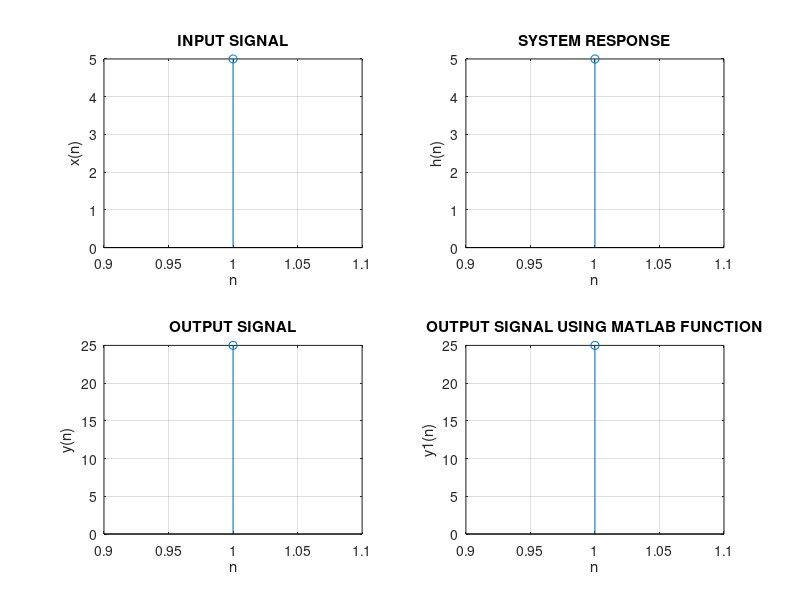

This chart was generated by the following MATLAB code:
x=input('Supply the input signal: ');
h=input('Supply the System response: ');
L=length(x);
M=length(h);
x1=[zeros(1,M-1),x,zeros(1,M-1)];
conv_matrix=[];
for i=1: L+M-1
    seq=x1(1,i:i+M-1);
    seq1=fliplr(seq);
    conv_matrix=[conv_matrix;seq1];
end
y=conv_matrix*h'
y1=conv(x,h)

subplot(221)
stem(x)
xlabel('n'); ylabel('x(n)');
grid on
title('INPUT SIGNAL');

subplot(223)
stem(y)
xlabel('n'); ylabel('y(n)');
grid on
title('OUTPUT SIGNAL');

subplot(222)
stem(h)
xlabel('n'); ylabel('h(n)');
grid on
title('SYSTEM RESPONSE');

subplot(224)
stem(y1)
xlabel('n'); ylabel('y1(n)');
grid on
title('OUTPUT SIGNAL USING MATLAB FUNCTION');